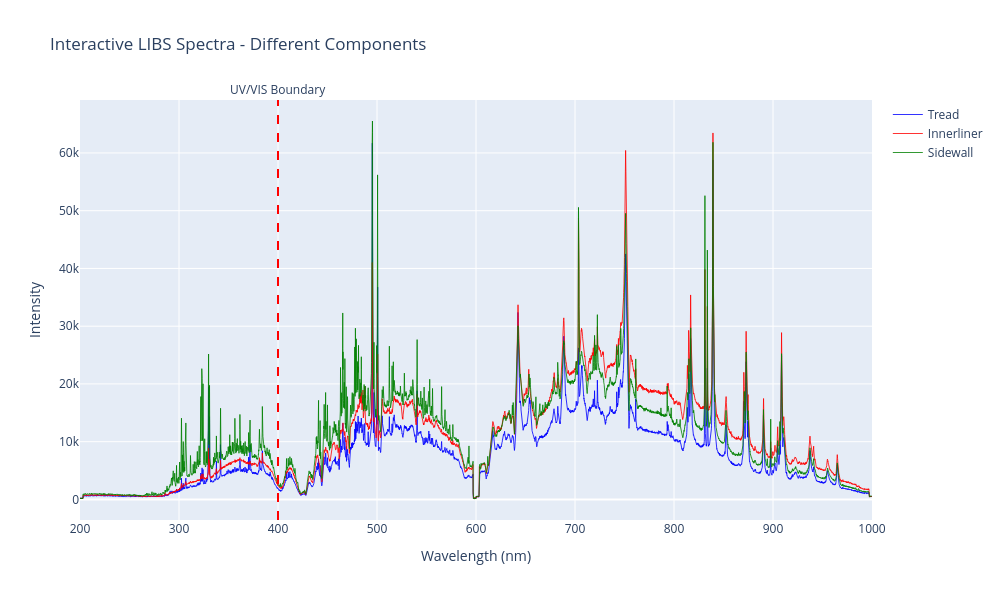

Here is the notebook cell this chart was saved with:
### Code cell
# Interactive Plotly visualization
print("🎯 Creating interactive Plotly visualization...")

fig = go.Figure()

# Add traces for different components from first tire
components = df['origin'].unique()[:3]  # Take first 3 components
colors = ['blue', 'red', 'green']

for i, component in enumerate(components):
    component_data = df[df['origin'] == component].iloc[0]
    intensity_values = [component_data[col] for col in wavelength_columns]
    
    fig.add_trace(go.Scatter(
        x=wavelength_values,
        y=intensity_values,
        mode='lines',
        name=f'{component.title()}',
        line=dict(width=1, color=colors[i]),
        opacity=0.8
    ))

fig.update_layout(
    title='Interactive LIBS Spectra - Different Components',
    xaxis_title='Wavelength (nm)',
    yaxis_title='Intensity',
    width=1000,
    height=600,
    hovermode='x unified'
)

# Add UV/VIS region annotation
fig.add_vline(x=400, line_dash="dash", line_color="red", 
              annotation_text="UV/VIS Boundary", annotation_position="top")

fig.show()

### Figure 1 — Plotly figure (JSON) as saved in the notebook; plotly's stock layout.template omitted (floating-point values rounded to 4 significant figures; data arrays with more than 128 entries replaced by an {"elided": "..."} marker saying what was removed)
{"data": [{"line": {"color": "blue", "width": 1}, "mode": "lines", "name": "Tread", "opacity": 0.8, "type": "scatter", "x": {"elided": "8188 float values"}, "y": {"elided": "8188 int values"}}, {"line": {"color": "red", "width": 1}, "mode": "lines", "name": "Innerliner", "opacity": 0.8, "type": "scatter", "x": {"elided": "8188 float values"}, "y": {"elided": "8188 int values"}}, {"line": {"color": "green", "width": 1}, "mode": "lines", "name": "Sidewall", "opacity": 0.8, "type": "scatter", "x": {"elided": "8188 float values"}, "y": {"elided": "8188 int values"}}], "layout": {"annotations": [{"showarrow": false, "text": "UV/VIS Boundary", "x": 400, "xanchor": "center", "xref": "x", "y": 1, "yanchor": "bottom", "yref": "y domain"}], "height": 600, "hovermode": "x unified", "shapes": [{"line": {"color": "red", "dash": "dash"}, "type": "line", "x0": 400, "x1": 400, "xref": "x", "y0": 0, "y1": 1, "yref": "y domain"}], "title": {"text": "Interactive LIBS Spectra - Different Components"}, "width": 1000, "xaxis": {"title": {"text": "Wavelength (nm)"}}, "yaxis": {"title": {"text": "Intensity"}}}}
